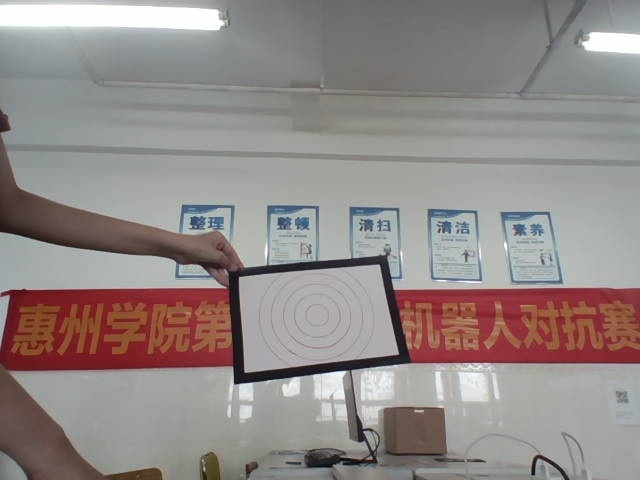
#> input picture target_images/target_000.jpg, 640 x 480 px, given in place of the camera
$ python detector.py
#> lines starting #> are read from the running program, lines starting #| are printed output that depends on the picture; after the words box and inside, x2 and y2 are one past the last pixel; in counts of white or black regions, pixels touching at a corner belong together
### camera.py
import cv2

class Camera:
    def __init__(self, index=0, format='MJPG', width=640, height=480, fps=30):
        self.cam = self.find_cam(index)  # Corrected method name and added index parameter
        self.cam.set(cv2.CAP_PROP_FOURCC, cv2.VideoWriter_fourcc(*format))
        self.cam.set(cv2.CAP_PROP_FRAME_WIDTH, width)  # Fixed width and height order
        self.cam.set(cv2.CAP_PROP_FRAME_HEIGHT, height)
        self.cam.set(cv2.CAP_PROP_FPS, fps)

    def read(self):
        ret, frame = self.cam.read()
#> frame is the input picture: shape (480, 640, 3); mean B, G, R 136, 137.8, 146.5
        return ret, frame

    def find_cam(self, index = 30):  # Added index parameter and proper exception handling
        max_tries = index + 20  # Maximum number of cameras to try
        for i in range(index, max_tries):
            cam = cv2.VideoCapture(i, cv2.CAP_V4L2)
            if cam.isOpened():
                return cam
            cam.release()
        raise RuntimeError("Could not open any camera")

# [8 lines that do not run on import are left out]

### ser.py
import serial as s
import struct
import time

class Serial:
    def __init__(self, port='/dev/ttyACM0', baudrate=115200, timeout=1, write_timeout=1):
        self.port = port
        self.baudrate = baudrate
        self.timeout = timeout
        self.write_timeout = write_timeout
        self.ser = None
        self.open_port()

    def open_port(self):
        """打开串口"""
        try:
            self.ser = s.Serial(
                port=self.port,
                baudrate=self.baudrate,
                bytesize=s.EIGHTBITS,
                parity=s.PARITY_NONE,
                stopbits=s.STOPBITS_ONE,
                timeout=self.timeout,
                write_timeout=self.write_timeout
            )
            print(f"成功打开串口: {self.port}")
        except Exception as e:
            print(f"打开串口失败: {str(e)}")
            time.sleep(1)
            self.open_port()

    def send_data(self, yaw=0.0, pitch=0.0):
        """发送 float 类型的 yaw 和 pitch（各 4 字节）"""
        try:
            if not self.ser or not self.ser.is_open:
                self.reopen_port()
                return

            # 协议帧结构
            header_1 = 0xAA
            header_2 = 0x55
            command_id = 0x01
            length = 0x08  # yaw + pitch = 8 字节
            checksum = command_id ^ length

            # 将 float 转为 4 字节 bytes，并逐字节计算校验
            yaw_bytes = struct.pack('<f', yaw)
            pitch_bytes = struct.pack('<f', pitch)
            for byte in yaw_bytes + pitch_bytes:
                checksum ^= byte

            tail_1 = 0x0D
            tail_2 = 0x0A

            # 打包数据（分部分构造，避免直接拼接整数 checksum）
            packet = (
                struct.pack("<BBBB", header_1, header_2, command_id, length) +
                yaw_bytes +
                pitch_bytes +
                struct.pack("<B", checksum) +  # 确保 checksum 是 1 字节
                struct.pack("<BB", tail_1, tail_2)
            )

            self.ser.write(packet)
            print(f"发送数据: {packet.hex(' ')} | 长度: {len(packet)} bytes")
        except Exception as e:
            print(f"发送数据时出错: {str(e)}")
            self.reopen_port()

    # [11 lines left out: function reopen_port, not called in this run]

    def close(self):
        """关闭串口"""
        if self.ser and self.ser.is_open:
            self.ser.close()
            print("串口已关闭")

### tracker.py
import math
import time
from Kalman import KalmanFilter
from detector import Detector

RAD2DEG = 180 / math.pi #弧度转角度
DEG2RAD = math.pi / 180 #角度转弧度


def time_diff(last_time=[None]):
    """计算两次调用之间的时间差，单位为纳秒。"""
    current_time = time.time_ns()  # 获取当前时间（单位：纳秒）

    if last_time[0] is None:  # 如果是第一次调用，更新last_time
        last_time[0] = current_time
        return 1  # 防止除零错误，返回1纳秒

    else:  # 计算时间差
        diff = current_time - last_time[0]  # 计算时间差（单位：纳秒）
        last_time[0] = current_time  # 更新上次调用时间
        return diff / 1e9  # 返回时间差（秒）

class Tracker:
    def __init__(self, vfov=100, img_width=640,use_kf = True, frame_add = 35):
        self.vfov = vfov # 视场角
        self.img_width = img_width
        self.use_kf = use_kf  # 是否使用卡尔曼滤波
        self.frame_add = frame_add  # 补帧数
        self.lost = 0  # 丢失帧计数
        self.predict = False  # 是否处于预测状态
        self.if_find = False  # 是否找到目标
        # 初始化卡尔曼滤波器
        self.kf_cx = KalmanFilter()  # x 坐标滤波器
        self.kf_cy = KalmanFilter()  # y 坐标滤波器

    def update_dt(self, dt):
        """更新卡尔曼滤波器时间步长"""
        self.kf_cx.dt = dt
        self.kf_cy.dt = dt

    def kf_predict(self):
        """执行卡尔曼滤波预测"""
        self.kf_cx.predict()
        self.kf_cy.predict()

    def get_kf_state(self):
        """获取卡尔曼滤波器当前状态"""
        return (self.kf_cx.get_state(), self.kf_cy.get_state())

    # [4 lines left out: function reset_kf, not called in this run]

    def kf_update(self, center):
        """更新卡尔曼滤波器状态"""
        self.kf_cx.update(center[0])
        self.kf_cy.update(center[1])

    def pixel_to_yaw_pitch(self, laser_center):
        """将像素坐标转换为偏航角和俯仰角"""
        if laser_center is None:
            return 0.0, 0.0

        vfov_rad = self.vfov * DEG2RAD #将场视角转为弧度

        # 计算焦距（像素单位）
        # 焦距 = 图像半宽 / tan(半视场角)
        focal = (self.img_width / 2) / math.tan(vfov_rad / 2)

        if abs(focal) < 1e-6:
            return 0.0, 0.0

        # 计算角度
        yaw = math.atan(laser_center[0] / focal) * RAD2DEG
        pitch = math.atan(laser_center[1] / focal) * RAD2DEG

        return yaw, pitch

    def track(self,laser_center):
        """跟踪目标,融合卡尔曼滤波"""
        dt = time_diff()  # 计算时间差

        if laser_center is None:
            if self.use_kf:
                self.lost += 1
                if self.lost <= self.frame_add and self.predict:
                    self.update_dt(dt)  # 更新时间步长
                    self.kf_predict()  # 预测下一步
                    laser_center = self.get_kf_state()  # 获取预测的中心点
                    self.if_find = True
                else:
                    print("未检测到目标")
                    self.reset_kf()  # 重置滤波器
                    self.lost = 0
                    self.predict = False
                    self.if_find = False
                    return 0, 0
            else:
                print("未检测到目标")
                self.if_find = False
                return 0, 0
        else:
            # 检测到目标
            self.predict = True
            self.if_find = True
            self.lost = 0
            if self.use_kf:
                self.update_dt(dt)  # 更新时间步长
                self.kf_update(laser_center)  # 更新滤波器
                self.kf_predict()  # 预测下一步
                laser_center = self.get_kf_state()  # 获取预测的中心点
        yaw, pitch = self.pixel_to_yaw_pitch(laser_center)
        return yaw, pitch


### Kalman.py
import numpy as np
import cv2

class KalmanFilter:
    def __init__(self,R=0.5,Q=0.01):
        self.dt = 0.1
        # 初始化卡尔曼滤波器
        self.kf = cv2.KalmanFilter(2, 1)  # 状态维度为2，观测维度为1

        # 状态转移矩阵
        self.kf.transitionMatrix = np.array([[1, self.dt],
                                             [0, 1]], np.float32)

        # 观测矩阵
        self.kf.measurementMatrix = np.array([[1, 0]], np.float32)

        # 过程噪声协方差矩阵
        self.kf.processNoiseCov = np.eye(2, dtype=np.float32) * Q #Q是对预测的不确定度，越大越不确定

        # 观测噪声协方差矩阵
        self.kf.measurementNoiseCov = np.array([[R]], np.float32) #R是对测量的不确定度，越大越不确定

        # 初始状态
        self.kf.statePost = np.zeros((2, 1), np.float32)

        # 初始协方差矩阵（较大的不确定性）
        self.kf.errorCovPost = np.eye(2, dtype=np.float32) * 1000  # 初始不确定性较大

    def predict(self):
        # 进行预测
        return self.kf.predict()

    def update(self, yaw):
        # 更新状态
        measurement = np.array([[yaw]], np.float32)
        self.kf.correct(measurement)

    # [6 lines left out: function reset, not called in this run]

    def get_state(self):
        # 获取当前状态（yaw）
        return self.kf.statePost[0, 0]  # 仅返回yaw

# 示例用法
# [12 lines that do not run on import are left out]

### detector.py
import cv2
import numpy as np
import math

RAD2DEG = 180 / math.pi
DEG2RAD = math.pi / 180

class Laser:
    def __init__(self, width_deviation=0, height_deviation=5):
        self.width_deviation = width_deviation   # 水平方向偏差（像素）
        self.height_deviation = height_deviation # 垂直方向偏差（像素）

class Board:
    # [6 lines left out: function __init__, not called in this run]

class Detector:
    # [195 lines left out: functions __init__, process, find_boards, select_board, tf_point, detect and 1 more, not called in this run]
#> in process, `gray = cv2.cvtColor(frame, cv2.COLOR_BGR2GRAY)`:
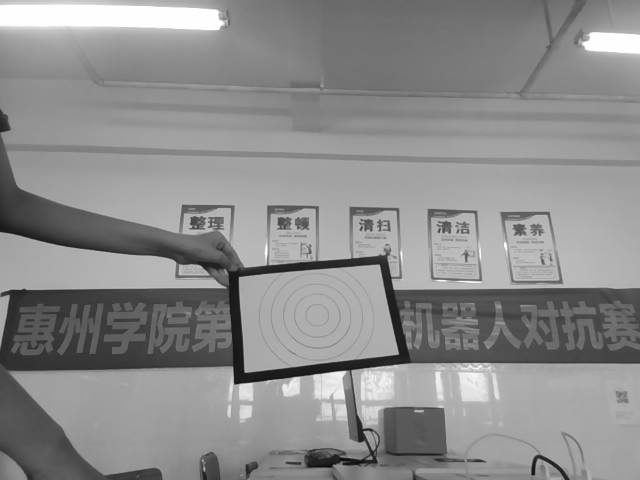
#> gray: shape (480, 640); min 3, max 255, mean 140.2
#> in process, `_, binary = cv2.threshold(gray, 0, 255, cv2.THRESH_BINARY_INV + cv2.TH..`:
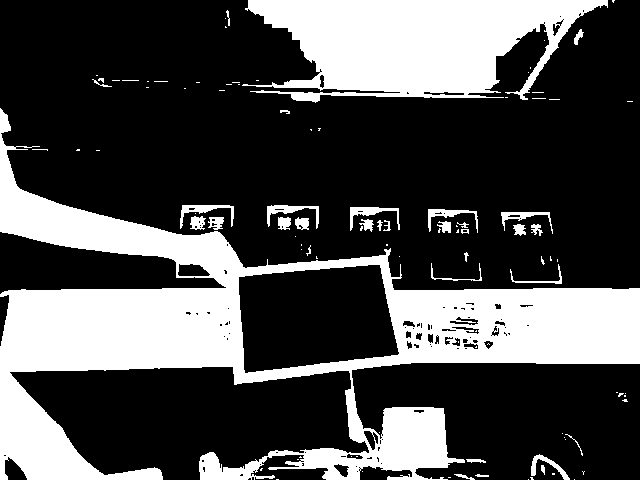
#> binary: shape (480, 640); 30.1% white; 103 white regions (70 under 20 px), largest, box (x1, y1, x2, y2) and area: (0, 108, 640, 480) 64663, (242, 0, 608, 103) 23793, (267, 205, 319, 229) 373
#> in process, `opening = cv2.morphologyEx(binary, cv2.MORPH_OPEN, self.kernel)`:
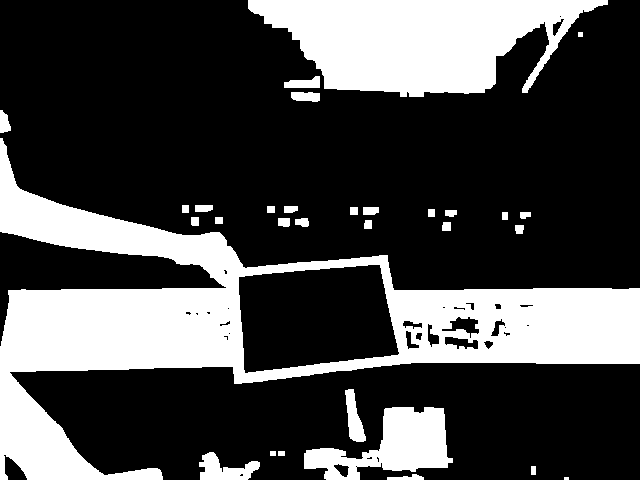
#> opening: shape (480, 640); 28.4% white; 31 white regions (1 under 20 px), largest, box (x1, y1, x2, y2) and area: (0, 138, 640, 480) 55688, (248, 0, 608, 97) 22328, (304, 407, 453, 480) 5467
#> in process, `closing = cv2.morphologyEx(opening, cv2.MORPH_CLOSE, self.kernel)`:
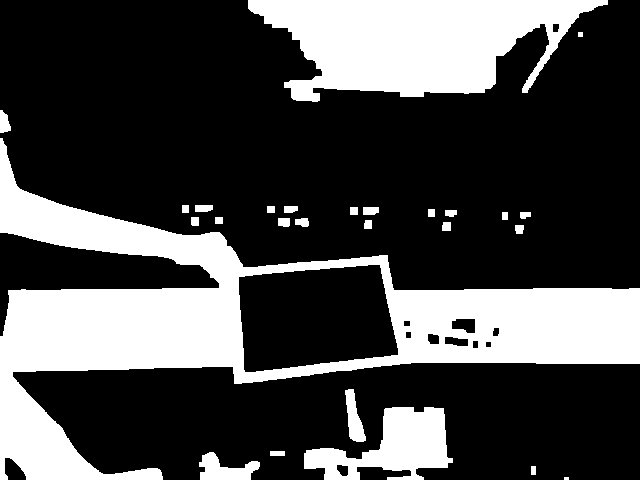
#> closing: shape (480, 640); 28.7% white; 27 white regions (1 under 20 px)
        boards = self.find_boards(closing)
#> in find_boards, `rectangle_contours = cv2.findContours(closing, cv2.RETR_LIST, cv2.CHAI..`: rectangle_contours = 38 contours, 2 with area under 20; largest, box (x1, y1, x2, y2) and area: (0, 138, 640, 480) 69616, (248, 0, 608, 102) 22585, (238, 264, 399, 373) 14152, (304, 407, 453, 480) 5507, (199, 452, 260, 480) 879
#> the loop in find_boards, `for contour in rectangle_contours:` made 38 passes
#> after the loop in find_boards, `for contour in rectangle_contours:`: boards = 1 item
        board = self.select_board(boards)
        self.tf_point(board, frame)
        self.relative_board = board
        return board

    def draw_boards(self, frame, show_coords=True):
        """
        在图像上绘制检测结果，只显示坐标转换后的坐标系

        坐标系说明：
            - 原点 = 激光笔中心
            - X轴正方向：向右
            - Y轴正方向：向下
        """
        result = frame.copy()

        #绘制图像中心（绿色点）- 不显示坐标
        cv2.circle(result, self.frame_center, 5, (0, 0, 255), -1)
        cv2.putText(result, "Frame Center", (self.frame_center[0] + 10, self.frame_center[1] - 10),
                    cv2.FONT_HERSHEY_SIMPLEX, 0.4, (0, 0, 255), 1)

        #绘制激光笔中心（紫色点）
        cv2.circle(result, self.laser_pixel, 8, (125, 43, 46), -1)
        cv2.putText(result, "Laser Center", (self.laser_pixel[0] + 10, self.laser_pixel[1] - 15),
                    cv2.FONT_HERSHEY_SIMPLEX, 0.5, (125, 43, 46), 1)

        if self.board_center is not None:
        #绘制板子中心（蓝色点）
            cv2.circle(result, self.board_center, 8, (0, 255, 0), -1)
            cv2.putText(result, "Board center", (self.board_center[0] + 10, self.board_center[1] + 20),
                        cv2.FONT_HERSHEY_SIMPLEX, 0.4, (0, 255, 0), 1)

        #如果没有检测到板子
        if self.relative_board is None:
            cv2.putText(result, "No Board", (10, 30),
                    cv2.FONT_HERSHEY_SIMPLEX, 0.7, (0, 0, 255), 2)
            return result

        board = self.relative_board

        #绘制四边形边框
        pts = np.array(board.points, dtype=np.int32)
        cv2.polylines(result, [pts], True, (255, 0, 0), 2)

        #显示板子中心在激光坐标系中的坐标（只显示转换后的坐标）
        if show_coords and board.laser_center:
            # 在板子中心旁边显示坐标
            coord_text = f"({self.laser_center[0]:.1f}, {self.laser_center[1]:.1f})"
            cv2.putText(result, coord_text, (board.center[0] - 60, board.center[1] - 25),
                    cv2.FONT_HERSHEY_SIMPLEX, 0.5, (255, 255, 0), 1)

        # 9. 显示状态信息
        cv2.putText(result, "Board Found", (10, 30),
                    cv2.FONT_HERSHEY_SIMPLEX, 0.7, (0, 255, 0), 2)

        return result

if __name__ == '__main__':
    from camera import Camera  # 导入camera.py
    from ser import Serial
    from tracker import Tracker
    import time

    # ========== 初始化配置 ==========
    # 摄像头
    try:
        cam = Camera(index=0)
    except Exception as e:
        print(f"摄像头初始化失败: {e}，尝试默认摄像头...")
        cam = Camera(index=0)

    # 激光
    laser = Laser(width_deviation=0, height_deviation=50)

    # 检测器
    detector = Detector(
        rectangle_max_area=60000,
        rectangle_min_area=1000,
        kernel=(5, 5),
        laser=laser
    )

    # 跟踪器
    tracker = Tracker(
        vfov=100,
        img_width=640,
        use_kf=True,
        frame_add=35
    )

    # 串口通信
    serial_port = Serial(
        port='/dev/ttyACM0',
        baudrate=115200,
        timeout=1,
        write_timeout=1
    )

    # 帧计数
    fps_counter = 0
    fps_display = 0
    fps_timer = time.time()
    capture_count = 0

    print("按 'q' 退出，按 's' 保存截图")
    print("-" * 40)

    # ========== 主循环 ==========
    try:
        while True:
            # 1. 获取图像
            ret, frame = cam.read()
            if not ret:
                print("无法获取图像")
                break

            # 2. 计算FPS
            fps_counter += 1
            if time.time() - fps_timer >= 1.0:
                fps_display = fps_counter
                fps_counter = 0
                fps_timer = time.time()

            # 3. 检测板子
            board = detector.detect(frame)
#> in tf_point, `self.board_center = board.center`: self.board_center = (315, 316)
#> in tf_point, `laser_center_x = board.center[0] - laser_pixel_x`: laser_center_x = -5
#> in tf_point, `laser_center_y = board.center[1] - laser_pixel_y`: laser_center_y = 26
#> in tf_point, `board.laser_center = (laser_center_x, laser_center_y)`: board.laser_center = (-5, 26)

            # 4. 获取掩膜和绘制结果
            closing = detector.process(frame)
            result = detector.draw_boards(frame, show_coords=True)
#> in draw_boards, `pts = np.array(board.points, dtype=np.int32)`: pts = [[239, 276], [380, 265], [397, 355], [244, 371]]
#> in draw_boards, `coord_text = f"({self.laser_center[0]:.1f}, {self.laser_center[1]:.1f})"`: coord_text = '(-5.0, 26.0)'

            # 5. 跟踪板子并计算偏航/俯仰角
            laser_center = detector.laser_center  # 可能为 None
#> laser_center = (-5, 26)

            # 修复：只有检测到板子且有激光中心时才跟踪
            if laser_center is not None:
                yaw, pitch = tracker.track(laser_center)
#> yaw = 0; pitch = 0
            else:
                yaw, pitch = tracker.track(None)

            # 6. 发送角度到串口 + 终端输出
            if tracker.if_find and laser_center is not None:
                # 有跟踪目标且有激光中心坐标
                serial_port.send_data(yaw=yaw, pitch=pitch)
#> the loop in send_data, `for byte in yaw_bytes + pitch_bytes:` made 8 passes
#> after the loop in send_data, `for byte in yaw_bytes + pitch_bytes:`: checksum = 9
#| 发送数据: aa 55 01 08 00 00 00 00 00 00 00 00 09 0d 0a | 长度: 15 bytes
                # 终端输出
                if abs(yaw) > 0.01 or abs(pitch) > 0.01:
                    print(f"\r板子坐标: ({laser_center[0]:>7.1f}, {laser_center[1]:>7.1f})  "
                          f"偏航: {yaw:>6.1f}°  俯仰: {pitch:>6.1f}°  FPS: {fps_display}", end="")
                else:
                    print(f"\r板子坐标: ({laser_center[0]:>7.1f}, {laser_center[1]:>7.1f})  "
                          f"已对准中心  FPS: {fps_display}", end="")
#| 板子坐标: (   -5.0,    26.0)  已对准中心  FPS: 0

            elif tracker.if_find and laser_center is None:
                # 卡尔曼预测状态，没有实际检测到
                print(f"\r预测跟踪中...  偏航: {yaw:>6.1f}°  俯仰: {pitch:>6.1f}°  FPS: {fps_display}", end="")

            elif board is not None and board.laser_center is not None:
                # 检测到板子但跟踪未就绪
                print(f"\r板子坐标: ({laser_center[0]:>7.1f}, {laser_center[1]:>7.1f})  "
                      f"等待跟踪...  FPS: {fps_display}", end="")

            else:
                # 未检测到板子
                print(f"\r未检测到板子  FPS: {fps_display}", end="")

            # 7. 显示FPS和状态
            cv2.putText(result, f"FPS: {fps_display}", (10, 60),
                        cv2.FONT_HERSHEY_SIMPLEX, 0.5, (255, 255, 255), 1)
#> result: shape (480, 640, 3); mean B, G, R 135.6, 137.2, 144.8

            # 显示跟踪状态
            if tracker.if_find:
                status_text = "Track: OK" if laser_center is not None else "Track: PREDICT"
#> status_text = 'Track: OK'
                status_color = (0, 255, 0) if laser_center is not None else (0, 255, 255)
#> status_color = (0, 255, 0)
            else:
                status_text = "Track: LOST"
                status_color = (0, 0, 255)

            cv2.putText(result, status_text, (10, 80),
                        cv2.FONT_HERSHEY_SIMPLEX, 0.5, status_color, 1)

            # 显示角度信息
            if tracker.if_find:
                angle_text = f"Yaw: {yaw:.1f}  Pitch: {pitch:.1f}"
#> angle_text = 'Yaw: 0.0  Pitch: 0.0'
                cv2.putText(result, angle_text, (10, 100),
                            cv2.FONT_HERSHEY_SIMPLEX, 0.5, (255, 255, 0), 1)
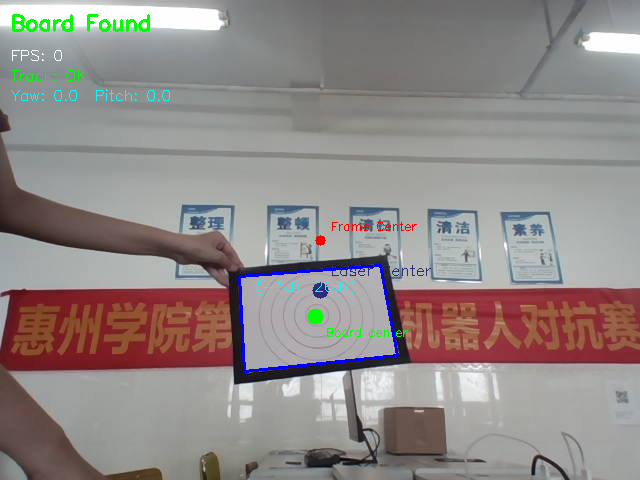
#> result: shape (480, 640, 3); mean B, G, R 135.6, 137.4, 144.6

            # 8. 显示图像
            cv2.imshow('Mask', closing)
            cv2.imshow('Detection', result)

            # 9. 键盘控制
            key = cv2.waitKey(1) & 0xFF
#> (key q is pressed here)
            if key == ord('q'):
                print("\n\n退出程序")
                break
            elif key == ord('s'):
                capture_count += 1
                filename = f"capture_{capture_count:04d}.jpg"
                cv2.imwrite(filename, frame)
                print(f"\n已保存截图: {filename}")

    except KeyboardInterrupt:
        print("\n\n程序被中断")

    finally:
        # 释放资源
        cam.cam.release()
        serial_port.close()
        cv2.destroyAllWindows()
        print("资源已释放")
